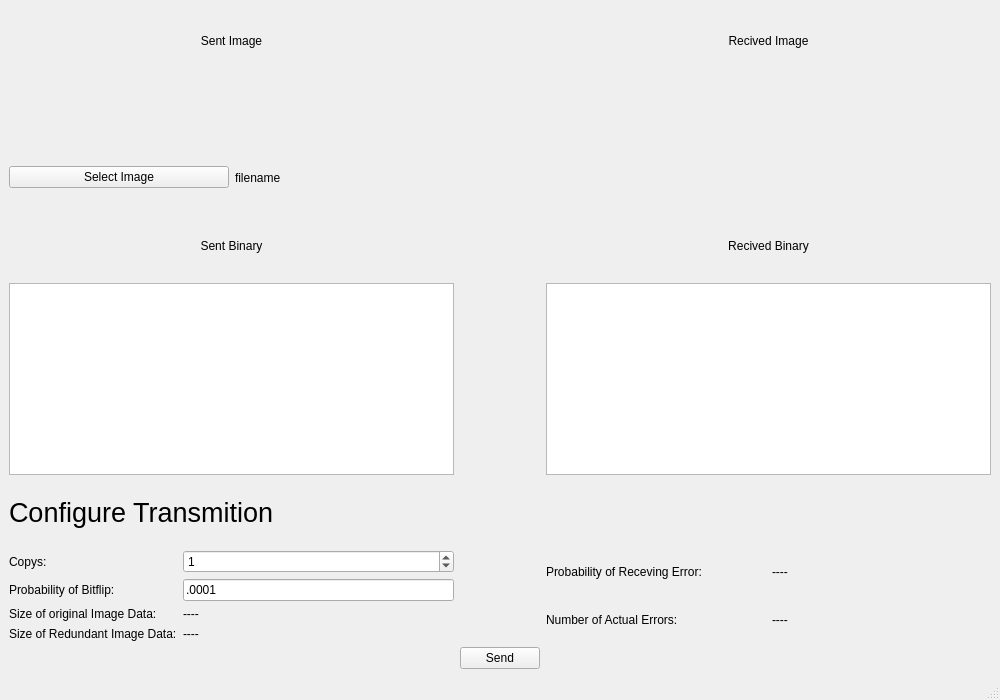
<?xml version="1.0" encoding="UTF-8"?>
<ui version="4.0">
 <class>MainWindow</class>
 <widget class="QMainWindow" name="MainWindow">
  <property name="geometry">
   <rect>
    <x>0</x>
    <y>0</y>
    <width>1000</width>
    <height>700</height>
   </rect>
  </property>
  <property name="windowTitle">
   <string>MainWindow</string>
  </property>
  <widget class="QWidget" name="centralwidget">
   <layout class="QGridLayout" name="gridLayout">
    <item row="6" column="3">
     <widget class="QTextBrowser" name="dis_binary_recevied">
      <property name="sizePolicy">
       <sizepolicy hsizetype="Expanding" vsizetype="Minimum">
        <horstretch>0</horstretch>
        <verstretch>0</verstretch>
       </sizepolicy>
      </property>
     </widget>
    </item>
    <item row="6" column="1">
     <widget class="QTextBrowser" name="dis_binary_sent">
      <property name="sizePolicy">
       <sizepolicy hsizetype="Expanding" vsizetype="Minimum">
        <horstretch>0</horstretch>
        <verstretch>0</verstretch>
       </sizepolicy>
      </property>
     </widget>
    </item>
    <item row="5" column="3">
     <widget class="QLabel" name="label_12">
      <property name="text">
       <string>Recived Binary</string>
      </property>
      <property name="alignment">
       <set>Qt::AlignCenter</set>
      </property>
     </widget>
    </item>
    <item row="3" column="1">
     <widget class="QLabel" name="dis_sent_img">
      <property name="sizePolicy">
       <sizepolicy hsizetype="Preferred" vsizetype="Preferred">
        <horstretch>0</horstretch>
        <verstretch>0</verstretch>
       </sizepolicy>
      </property>
      <property name="text">
       <string/>
      </property>
     </widget>
    </item>
    <item row="3" column="3">
     <widget class="QLabel" name="dis_recived_img">
      <property name="text">
       <string/>
      </property>
     </widget>
    </item>
    <item row="9" column="3">
     <layout class="QGridLayout" name="gridLayout_2">
      <item row="1" column="0">
       <widget class="QLabel" name="label_8">
        <property name="text">
         <string>Number of Actual Errors:</string>
        </property>
       </widget>
      </item>
      <item row="0" column="0">
       <widget class="QLabel" name="label_7">
        <property name="text">
         <string>Probability of Receving Error:</string>
        </property>
       </widget>
      </item>
      <item row="0" column="1">
       <widget class="QLabel" name="dis_prob_of_err">
        <property name="text">
         <string>----</string>
        </property>
       </widget>
      </item>
      <item row="1" column="1">
       <widget class="QLabel" name="dis_actual_errs">
        <property name="text">
         <string>----</string>
        </property>
       </widget>
      </item>
     </layout>
    </item>
    <item row="2" column="1">
     <widget class="QLabel" name="label_9">
      <property name="layoutDirection">
       <enum>Qt::LeftToRight</enum>
      </property>
      <property name="text">
       <string>Sent Image</string>
      </property>
      <property name="alignment">
       <set>Qt::AlignCenter</set>
      </property>
     </widget>
    </item>
    <item row="5" column="1">
     <widget class="QLabel" name="label_11">
      <property name="text">
       <string>Sent Binary</string>
      </property>
      <property name="alignment">
       <set>Qt::AlignCenter</set>
      </property>
     </widget>
    </item>
    <item row="9" column="1">
     <layout class="QGridLayout" name="gridLayout_3">
      <item row="0" column="1">
       <widget class="QSpinBox" name="sel_copys">
        <property name="value">
         <number>1</number>
        </property>
       </widget>
      </item>
      <item row="3" column="0">
       <widget class="QLabel" name="label_6">
        <property name="text">
         <string>Size of Redundant Image Data:</string>
        </property>
       </widget>
      </item>
      <item row="1" column="1">
       <widget class="QLineEdit" name="sel_prob_bitfilp">
        <property name="text">
         <string>.0001</string>
        </property>
       </widget>
      </item>
      <item row="0" column="0">
       <widget class="QLabel" name="label_3">
        <property name="text">
         <string>Copys:</string>
        </property>
       </widget>
      </item>
      <item row="1" column="0">
       <widget class="QLabel" name="label_4">
        <property name="text">
         <string>Probability of Bitflip:</string>
        </property>
       </widget>
      </item>
      <item row="3" column="1">
       <widget class="QLabel" name="dis_size_of_redundant">
        <property name="text">
         <string>----</string>
        </property>
       </widget>
      </item>
      <item row="2" column="0">
       <widget class="QLabel" name="label_5">
        <property name="text">
         <string>Size of original Image Data:</string>
        </property>
       </widget>
      </item>
      <item row="2" column="1">
       <widget class="QLabel" name="dis_size_of_orig">
        <property name="text">
         <string>----</string>
        </property>
       </widget>
      </item>
     </layout>
    </item>
    <item row="7" column="1">
     <widget class="QLabel" name="label_15">
      <property name="font">
       <font>
        <pointsize>20</pointsize>
       </font>
      </property>
      <property name="text">
       <string>Configure Transmition</string>
      </property>
     </widget>
    </item>
    <item row="18" column="2">
     <widget class="QPushButton" name="btn_send">
      <property name="sizePolicy">
       <sizepolicy hsizetype="Minimum" vsizetype="Fixed">
        <horstretch>0</horstretch>
        <verstretch>0</verstretch>
       </sizepolicy>
      </property>
      <property name="text">
       <string>Send</string>
      </property>
     </widget>
    </item>
    <item row="2" column="3">
     <widget class="QLabel" name="label_10">
      <property name="text">
       <string>Recived Image</string>
      </property>
      <property name="alignment">
       <set>Qt::AlignCenter</set>
      </property>
     </widget>
    </item>
    <item row="4" column="1">
     <layout class="QHBoxLayout" name="horizontalLayout">
      <item>
       <widget class="QPushButton" name="btn_select_image">
        <property name="text">
         <string>Select Image</string>
        </property>
       </widget>
      </item>
      <item>
       <widget class="QLabel" name="dis_sent_filename">
        <property name="text">
         <string>filename</string>
        </property>
       </widget>
      </item>
     </layout>
    </item>
   </layout>
  </widget>
  <widget class="QMenuBar" name="menubar">
   <property name="geometry">
    <rect>
     <x>0</x>
     <y>0</y>
     <width>1000</width>
     <height>22</height>
    </rect>
   </property>
  </widget>
  <widget class="QStatusBar" name="statusbar"/>
 </widget>
 <resources/>
 <connections/>
</ui>
